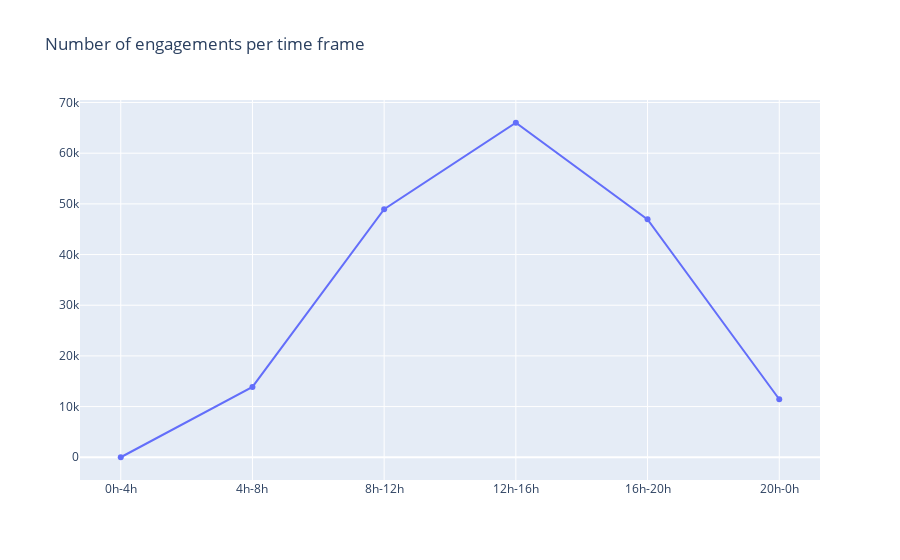

Source (notebook cell):
### Code cell
fig2 = go.Figure([go.Scatter(x=hour_range, y=[new_info_1[0], new_info_2[0], new_info_3[0], new_info_4[0], new_info_5[0], new_info_6[0]])])
    
fig2.update_layout(title_text="Number of engagements per time frame")
    

fig2.show()

### Figure 1 — Plotly figure (JSON) as saved in the notebook; plotly's stock layout.template omitted (floating-point values rounded to 4 significant figures)
{"data": [{"type": "scatter", "x": ["0h-4h", "4h-8h", "8h-12h", "12h-16h", "16h-20h", "20h-0h"], "y": [0, 13884, 48938, 66009, 46942, 11448]}], "layout": {"title": {"text": "Number of engagements per time frame"}}}
